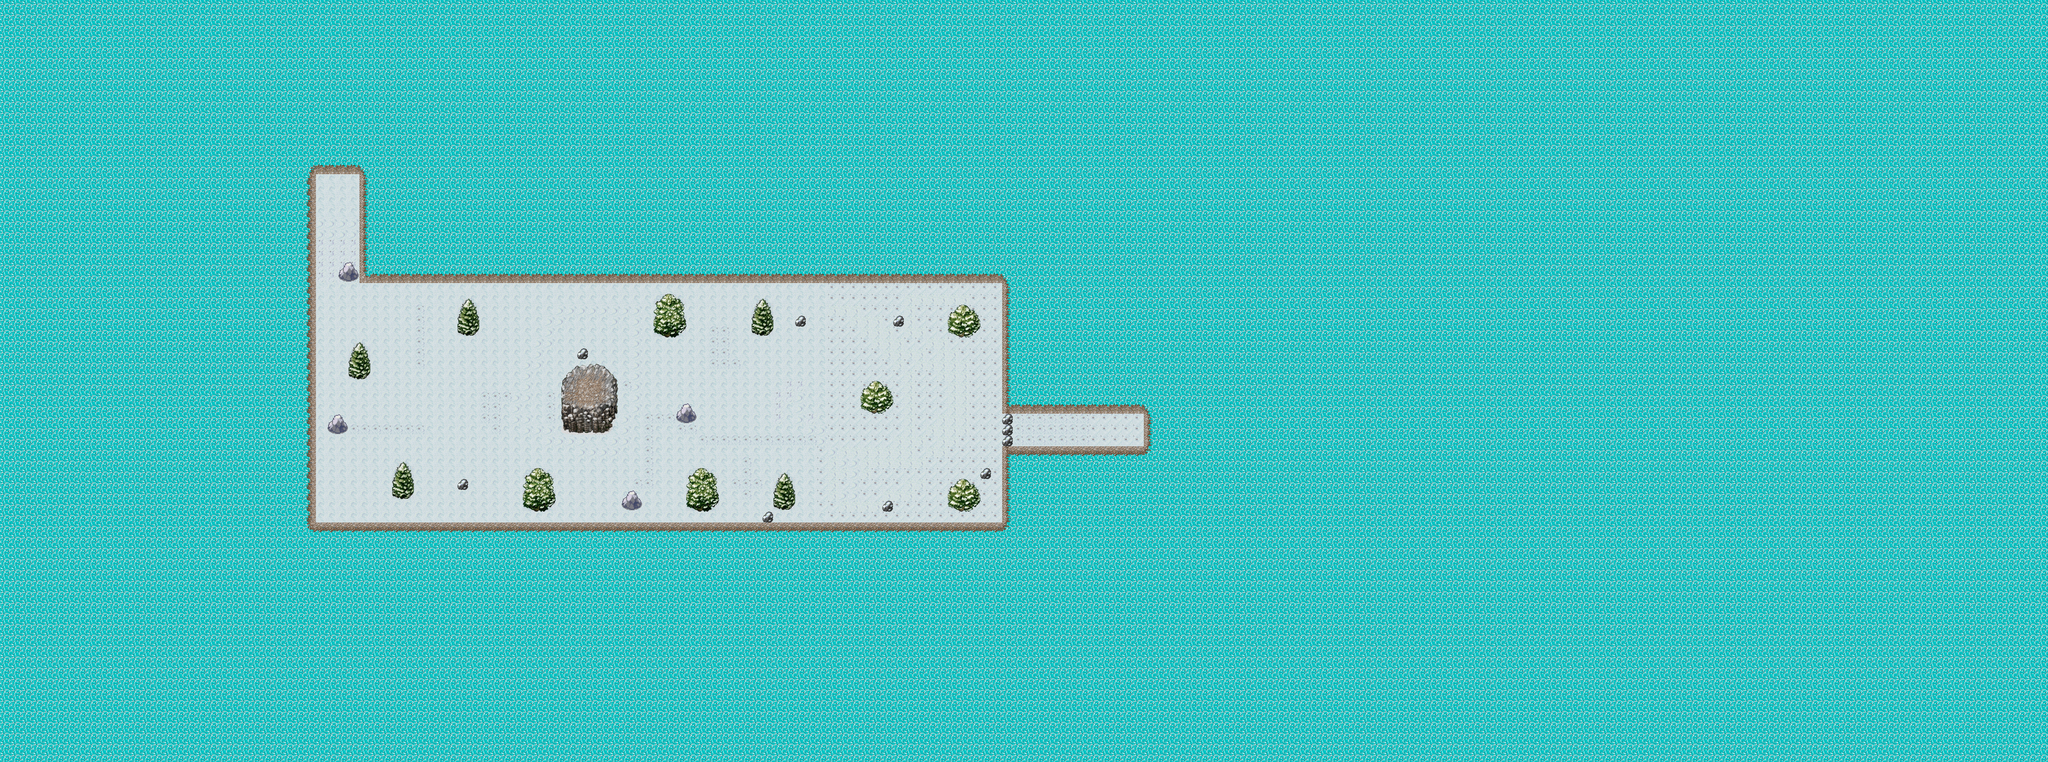

Rendered tile map (Tiled .tmx) drawn with the repository's tilesets; below, a short description and the map source with its tile grids summarised:
An orthogonal 188x70 tile map with 32x32 px tiles, 3 tile layers (Agua, Terrain, Arbole), 3 tilesets.

<map version="1.0" tiledversion="2017.10.11" orientation="orthogonal" renderorder="right-down" width="188" height="70" tilewidth="32" tileheight="32" infinite="0" nextobjectid="1">
 <tileset firstgid="1" source="Mapa de Juego Seminario/Dungeon_Tiles.tsx" />
 <tileset firstgid="3073" source="Mapa de Juego Seminario/Snow_Tiles.tsx" />
 <tileset firstgid="3329" source="Mapa de Juego Seminario/Pokemon_Tiles.tsx" />
 <layer name="Agua" width="188" height="70">
  <data>[13160 cells, 13160 non-empty, 2 distinct tile ids]</data>
 </layer>
 <layer name="Terrain" width="188" height="70">
  <data>[13160 cells, 1611 non-empty, 14 distinct tile ids]</data>
 </layer>
 <layer name="Arbole" width="188" height="70">
  <data>[13160 cells, 723 non-empty, 88 distinct tile ids]</data>
 </layer>
</map>
